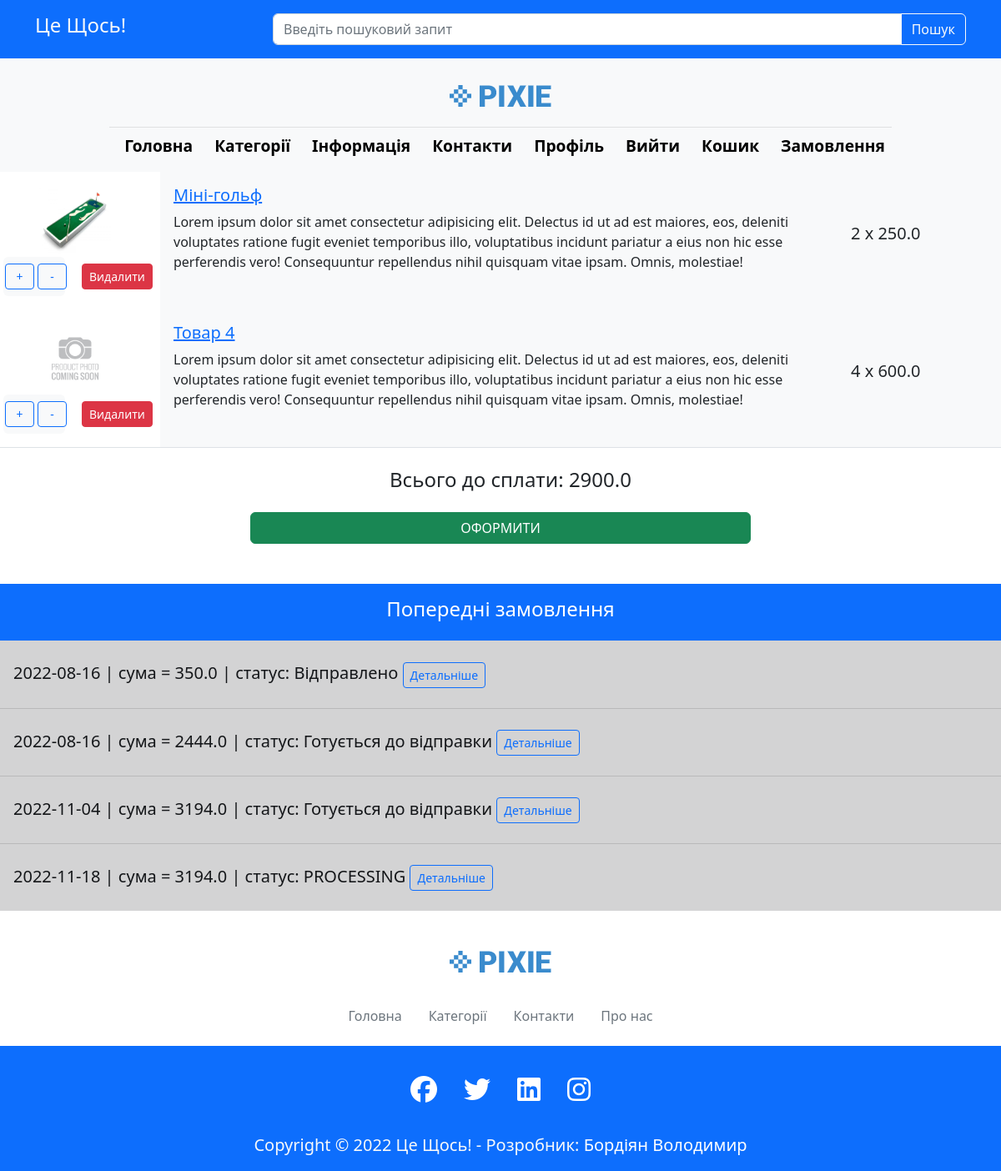
/users/bucket/3d95b88f-cdd7-4aca-8041-39664323899d (signed in), run on an earlier commit of the app's database.
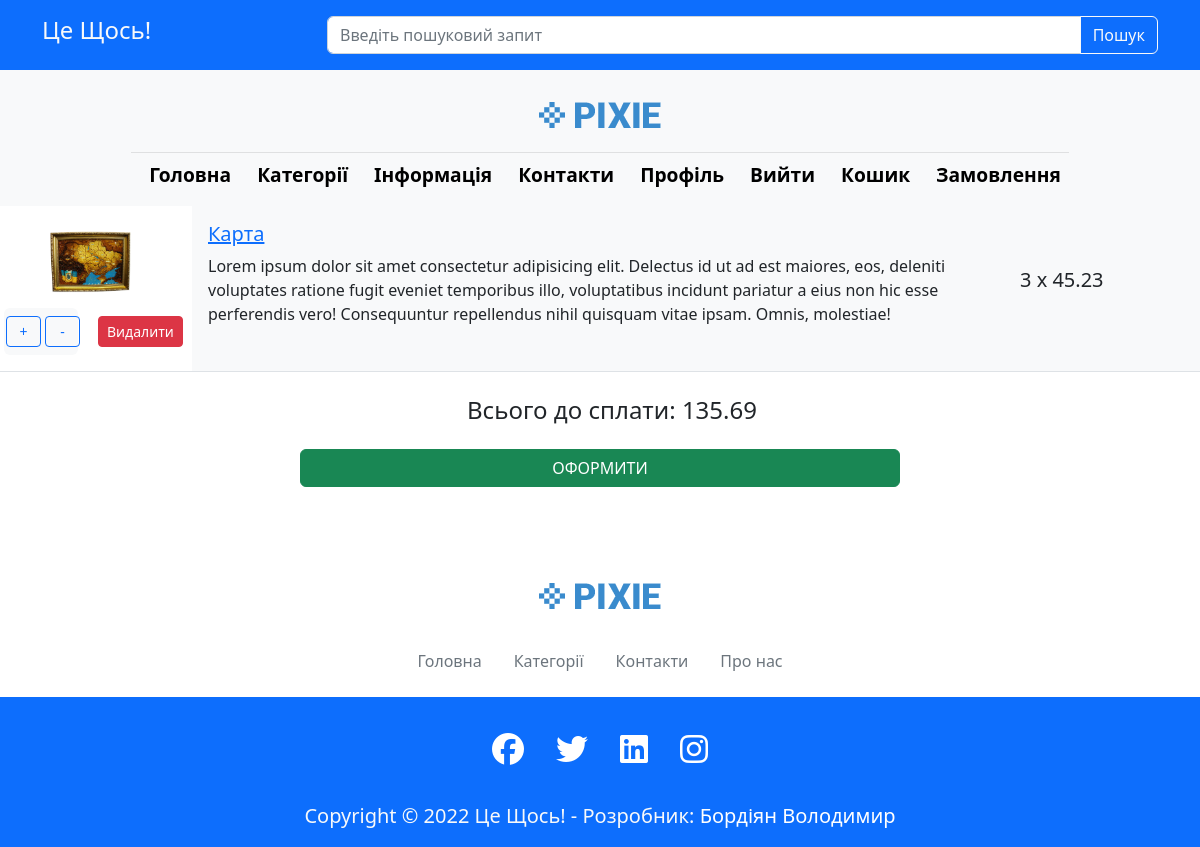
And on a later commit of the database.
### goods/models.py (models this page shows, shortened)
class OrderProduct(models.Model):
    STATUS_CHOICES = (
        ("PROCESSING", "В обробці"),
        ("DONE", "Готово"),
    )
    client = models.ForeignKey(Profile, on_delete=models.CASCADE, null=True, blank=True)
    session_id = models.ForeignKey('OrderCard', on_delete=models.CASCADE, null=True, blank=True)
    product_id = models.ForeignKey(Product, on_delete=models.DO_NOTHING, null=True, blank=True)
    count = models.SmallIntegerField(default=1, null=True, blank=True)
    status = models.CharField(max_length=50, choices=STATUS_CHOICES, default="PROCESSING")
    created = models.DateTimeField(auto_now_add=True)
    id = models.UUIDField(default=uuid.uuid4, unique=True,
                          primary_key=True, editable=False)
    @property
    def total_price(self):
        total_price_order = self.count * self.product_id.price
        return total_price_order

class Product(models.Model):
    prod_category = models.ForeignKey(Category, on_delete=models.DO_NOTHING)
    name = models.CharField(max_length=200)
    description = models.TextField(null=True, blank=True)
    price = models.FloatField(max_length=30)
    discount = models.FloatField(max_length=30, null=True, blank=True)
    featured_img = models.ImageField(default="default.png")
    img1 = models.ImageField(null=True, blank=True, default="default.png")
    img2 = models.ImageField(null=True, blank=True, default="default.png")
    img3 = models.ImageField(null=True, blank=True, default="default.png")
    tags = models.ManyToManyField('Tag', blank=True)
    created = models.DateTimeField(auto_now_add=True)
    id = models.UUIDField(default=uuid.uuid4, unique=True,
                          primary_key=True, editable=False)
    class Meta:
        ordering = ['price']
    class NewMeta(Meta):
        def high_price(self):
            ordering = ['-price']

class OrderCard(models.Model):
    STATUS_CHOICES = (
        ("PROCESSING", "В обробці"),
        ("PREPARING", "Готується до відправки"),
        ("SENT", "Відправлено"),
        ("TAKEN", "Отримано"),
    )
    client = models.ForeignKey(Profile, on_delete=models.CASCADE, null=True, blank=True)
    session_id = models.CharField(max_length=100, null=True, blank=True)
    goods = models.ManyToManyField(OrderProduct, blank=True)
    city = models.CharField(max_length=200, null=True, blank=True)
    mail_post = models.CharField(max_length=200, null=True, blank=True)
    name = models.CharField(max_length=200, null=True, blank=True)
    surname = models.CharField(max_length=200, null=True, blank=True)
    father_name = models.CharField(max_length=200, null=True, blank=True)
    email = models.CharField(max_length=200, null=True, blank=True)
    phone_number = models.CharField(max_length=30, null=True, blank=True)
    total = models.FloatField(max_length=30,null=True, blank=True)
    status = models.CharField(max_length=25, choices=STATUS_CHOICES, default="PROCESSING")
    created = models.DateTimeField(auto_now_add=True)

### userprofile/views.py (the view)
# urls.py: path('bucket/<str:pk>', views.bucket, name="bucket"),
def bucket(request, pk):
    user_id = Profile.objects.get(id=pk)
    user_profile = request.user.profile
    order_cards = OrderCard.objects.all().filter(client=user_profile)
    order_products = OrderProduct.objects.all().filter(client=user_profile, status="PROCESSING")
    total_sum = sum([i.total_price for i in order_products])
    context = {'user_id': user_id,
               'order_products': order_products,
               'total_sum': total_sum,
               'order_cards': order_cards,
               }
    return render(request, 'userprofile/bucket.html', context)

### userprofile/templates/userprofile/bucket.html (shortened to what this page needs)
{% extends 'main.html' %}
{% load static %}
{% block content %}
<section id="current-order" class="border-bottom">
  <div class="row">
    {% for product in order_products %}
    <div class="col-md-2 p-3">
      <div class="image-container d-flex">
        <img class="img img-fluid w-50 mx-auto" src="{{ product.product_id.featured_img.url }}" />
      </div>
      <div class="row">
        <div class="col-lg-6">
        <div class="btn-group btn-group-sm d-flex justify-content-center bg-light p-2" role="group" aria-label="Small button group">
          <form action="{% url 'increase_item' product.id %}" method="POST">
          <button type="submit" class="btn btn-sm btn-outline-primary text-center ms-1" style="width: 35px;" name="{{product.id}}">+</button>
          </form>
          <form action="{% url 'decrease_item' product.id %}" method="POST">
          <button type="submit" class="btn btn-sm btn-outline-primary text-center ms-1" style="width: 35px;" name="{{product.id}}">-</button>
          </form>
        </div>
      </div>
      <div class="col-lg-6 p-2">
        <form class="d-flex" action="{% url 'delete_item' product.id %}" method="POST">
        <button type="submit" class="btn btn-sm btn-danger mx-auto" name="{{product.id}}">Видалити</button>
        </form>
      </div>
      </div>
    </div>
    <div class="col-md-8 p-3 bg-light">
      <h5 class="text-primary"><a href="{% url 'goods_article' product.product_id.id %}">{{ product.product_id.name }}</a></h5>
      <p>Lorem ipsum dolor sit amet consectetur adipisicing elit. Delectus id ut ad est maiores, eos, deleniti voluptates ratione fugit eveniet temporibus illo, voluptatibus incidunt pariatur a eius non hic esse perferendis vero! Consequuntur repellendus nihil quisquam vitae ipsam. Omnis, molestiae!</p>
    </div>
    <div class="col-md-2 bg-light d-flex">
      <p class="lead d-flex align-items-center">{{ product.count }} x {{product.product_id.price}}</p>
    </div>
    {% endfor %}
  </div>
</section>
<section id="total-sum">
  <div class="row">
    <div class="col text-center">
        <h4 class="ms-4 my-4">Всього до сплати: {{total_sum}}</h4>
        <a class="btn btn-success w-50 d-flex mx-auto justify-content-center" href="{% url 'goods_processing' %}" id="bucket-button">ОФОРМИТИ</a>
    </div>
  </div>
</section>
<section id="previousOrders" class="mt-5">
  {% if order_cards %}
  <div class="header bg-primary text-center py-3">
    <h4 class="text-white">Попередні замовлення</h4>
  </div>
  <ul class="list-group list-group-flush">
    {% for card in order_cards %}
    <li class="list-group-item list-group-item-dark pt-4"><p class="lead">{{card.created|date:'Y-m-d'}} | сума = {{card.total}} | статус: {{card.status}} <a class="btn btn-sm btn-outline-primary" href="{% url 'user_order' card.id%}">Детальніше</a></p></li>
    {% endfor %}
  </ul>
  {% endif %}
</section>
{% endblock content %}

### templates/main.html (shortened to what this page needs)
<!DOCTYPE html>
{% load static %}
<html lang="en">
<head>
    <link rel="stylesheet" href="{% static 'js/owlcarousel/dist/assets/owl.carousel.min.css' %}">
    <link rel="stylesheet" href="{% static 'js/owlcarousel/dist/assets/owl.theme.default.min.css' %}">
    <link rel="stylesheet" href="{% static 'css/main.css' %}">
    <link rel="stylesheet" href="{% static 'css/style.css' %}">
</head>
<body>
{% include 'navbar.html' %}
{% block content %}
{% endblock content %}
<div class="footer">
  <div class="container">
    <div class="row">
      <div class="col-md-12 mt-5 mb-3">
        <div class="logo d-flex">
          <img class="mx-auto" src='{% static "images/header-logo.png" %}' alt="">
        </div>
      </div>
      <div class="col-md-12 my-3">
        <div class="footer-menu d-flex">
          <ul class="nav mx-auto">
            <li class="nav-item"><a class="nav-link text-muted" href="{% url 'goods' %}">Головна</a></li>
            <li class="nav-item"><a class="nav-link text-muted" href="{% url 'categories' %}">Категорії</a></li>
            <li class="nav-item"><a class="nav-link text-muted" href="{% url 'contacts' %}">Контакти</a></li>
            <li class="nav-item"><a class="nav-link text-muted" href="{% url 'about' %}">Про нас</a></li>
          </ul>
        </div>
      </div>
    </div>
  </div>
</div>
<div class="row bg-primary text-center">
  <div class="col-md-12 my-3 py-3">
    <div class="social-icons d-flex">
      <ul class="nav mx-auto">
        <li class="nav-item"><a class="nav-link" href="#"><i class="fa-brands fa-facebook fa-2xl text-white"></i></a></li>
        <li class="nav-item"><a class="nav-link" href="#"><i class="fa-brands fa-twitter fa-2xl text-white"></i></a></li>
        <li class="nav-item"><a class="nav-link" href="#"><i class="fa-brands fa-linkedin fa-2xl text-white"></i></a></li>
        <li class="nav-item"><a class="nav-link" href="#"><i class="fa-brands fa-instagram fa-2xl text-white"></i></a></li>
      </ul>
    </div>
  </div>
  <div class="col-md-12">
    <div class="copyright-text text-center d-flex">
      <p class="lead mx-auto text-light">Copyright &copy; 2022 Це Щось!
        - Розробник: <a class="text-white text-decoration-none" rel="nofollow" href="https://www.facebook.com/tooplate">Бордіян Володимир</a></p>
    </div>
  </div>
</div>
</body>
</html>

### templates/navbar.html (shortened to what this page needs)
{% load static %}
<div id="pre-header" class="bg-primary">
  <div class="container">
    <div class="row">
      <div class="col-md-3">
        <h4 class="text-light d-flex ms-auto mt-3">Це Щось!</h4>
      </div>
      <div class="col-md-9">
        <form id="searchForm" class="search--form form-horizontal py-3" method="GET" action="{% url 'search_goods' %}">
          <div class="input-group">
            <input type="text" class="search-value form-control" placeholder="Введіть пошуковий запит" name="search_query" />
            <button type="submit" class="search--submit btn btn-outline-light">Пошук</button>
          </div>
        </form>
      </div>
    </div>
  </div>
  <section id="navigation">
    <nav class="navbar navbar-expand-lg navbar-light bg-light">
      <div class="container nav-cont" >
        <a class="py-4 ms-2 logo-area" href="#"><img src='{% static "images/header-logo.png" %}' alt=""></a>
        <div class="collapse navbar-collapse mx-auto"  id="navbarResponsive">
          <ul class="navbar-nav ms-auto text-center">
            <li class="nav-item ">
              <a class="nav-link" href="{% url 'goods' %}">Головна
              </a>
            </li>
            <li class="nav-item">
              <a class="nav-link" href="{% url 'categories' %}">Категорії</a>
            </li>
            <li class="nav-item">
              <a class="nav-link" href="{% url 'about' %}">Інформація</a>
            </li>
            <li class="nav-item">
              <a class="nav-link" href="{% url 'contacts' %}">Контакти</a>
            </li>
            {% if request.user.is_authenticated %}
            <li class="nav-item">
              <a class="nav-link" href="{% url 'profile' user.profile.id %}">Профіль</a>
            </li>
            <li class="nav-item">
              <a class="nav-link" href="{% url 'logout' %}">Вийти</a>
            </li>
            <li class="nav-item">
              <a class="nav-link" href="{% url 'bucket' user.profile.id %}">Кошик</a>
            </li>
            {% endif %}
            {% if request.user.is_superuser %}
            <li>
              <a class="nav-link" href="{% url 'orders_management' %}">Замовлення</a>
            </li>
            {% endif %}
          </ul>
        </div>
      </div>
    </nav>
  </section>
  </div>

What changed in the data, as far as the page shows it:
removed OrderProduct: product_id.featured_img (picture), product_id.name "Міні-гольф", count "2", product_id.price "250.0"
removed OrderProduct: product_id.featured_img (placeholder picture), product_id.name "Товар 4", count "4", product_id.price "600.0"
removed OrderCard: created "2022-08-16", total "350.0", status "Відправлено"
removed OrderCard: created "2022-08-16", total "2444.0", status "Готується до відправки"
removed OrderCard: created "2022-11-04", total "3194.0", status "Готується до відправки"
removed OrderCard: created "2022-11-18", total "3194.0", status "PROCESSING"
added OrderProduct: product_id.featured_img (picture), product_id.name "Карта", count "3", product_id.price "45.23"
Also different on the page:
{{ total_sum }}: "2900.0" → "135.69"
text no longer shown: "Попередні замовлення"
